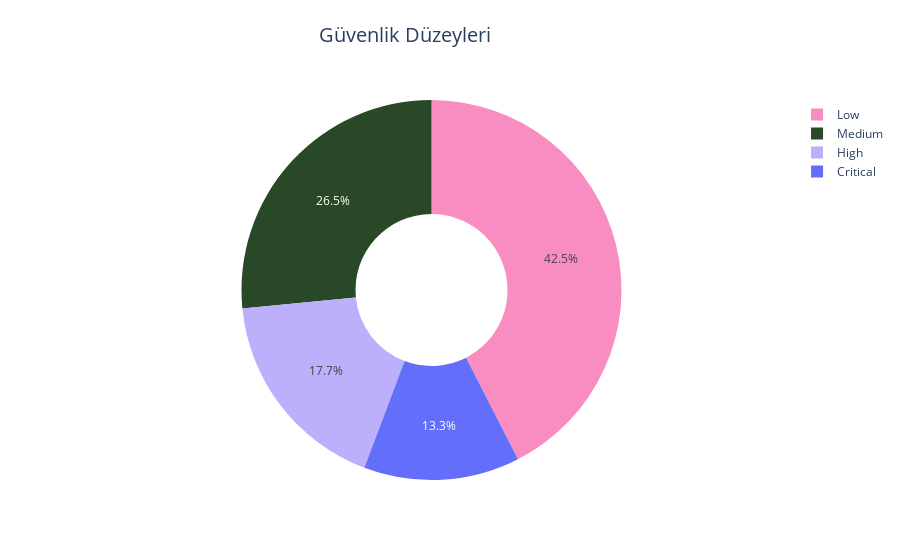

The notebook cell saved with this chart:
### Code cell
security = [48, 30, 20, 15]
status = ['Low', 'Medium', 'High', 'Critical']
colors = ['#F98DC2','#294827','#BCAFFB',]


data = go.Pie(values = security, labels = status,
               marker=dict(colors = colors,line = dict(color = '#797D7D')),
               textinfo='percent',
               hole=0.4)

layout = go.Layout(title = dict(text = 'Güvenlik Düzeyleri',
                                 x = 0.45, y = 0.95, font_size = 20))

fig = go.Figure(data=data, layout=layout)
fig.show()

### Figure 1 — Plotly figure (JSON) as saved in the notebook; plotly's stock layout.template omitted (floating-point values rounded to 4 significant figures)
{"data": [{"hole": 0.4, "labels": ["Low", "Medium", "High", "Critical"], "marker": {"colors": ["#F98DC2", "#294827", "#BCAFFB"], "line": {"color": "#797D7D"}}, "textinfo": "percent", "type": "pie", "values": [48, 30, 20, 15]}], "layout": {"title": {"font": {"size": 20}, "text": "Güvenlik Düzeyleri", "x": 0.45, "y": 0.95}}}
